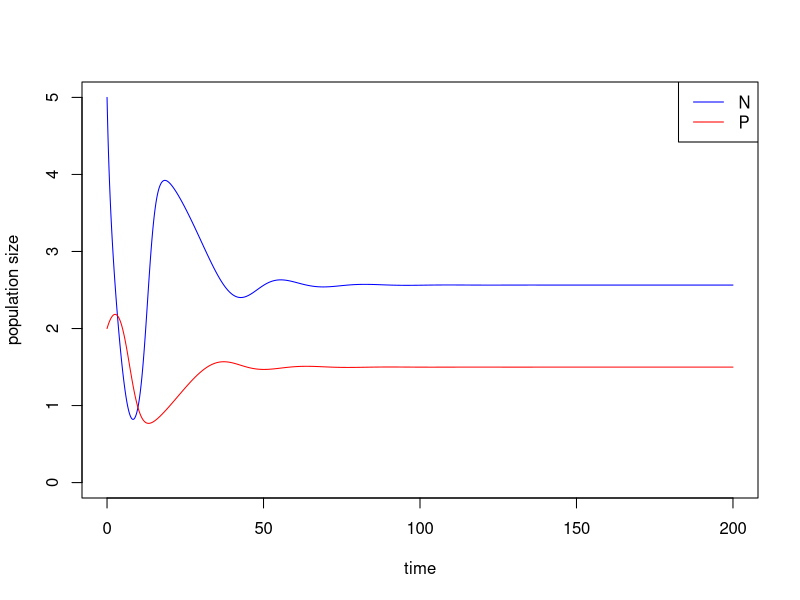
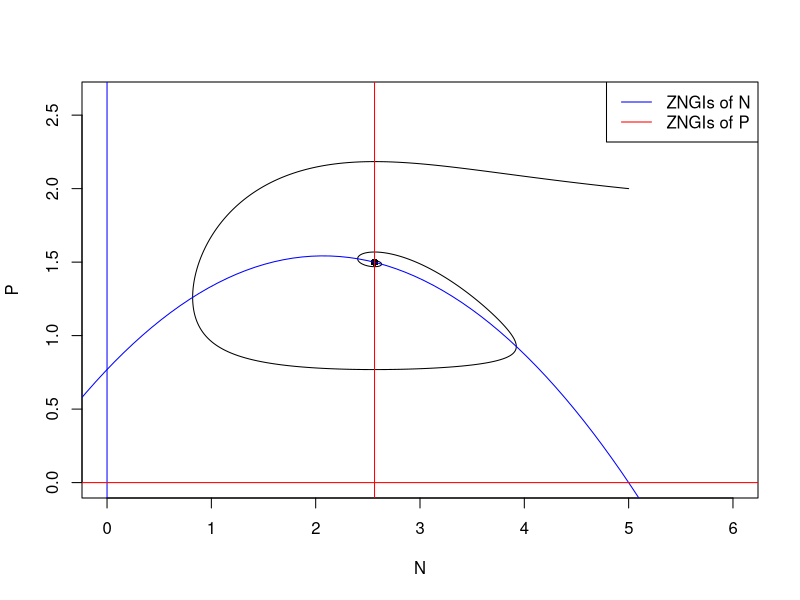
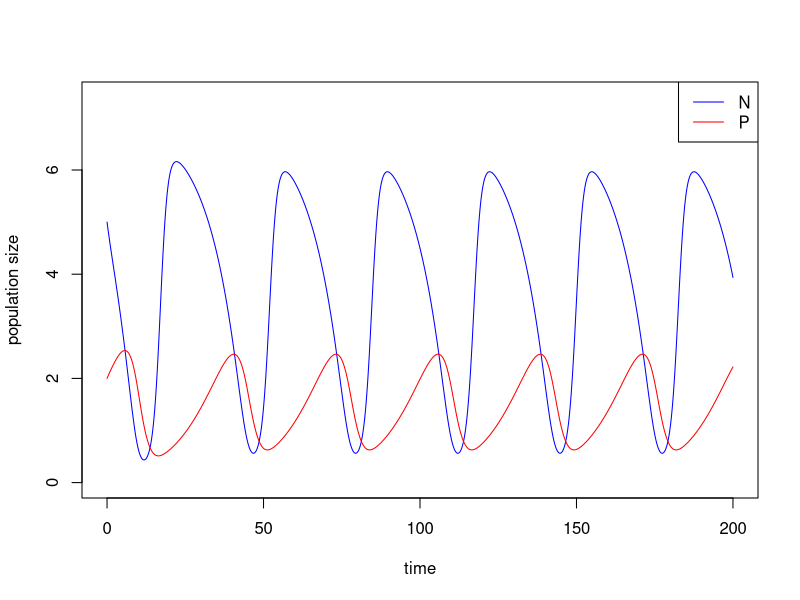
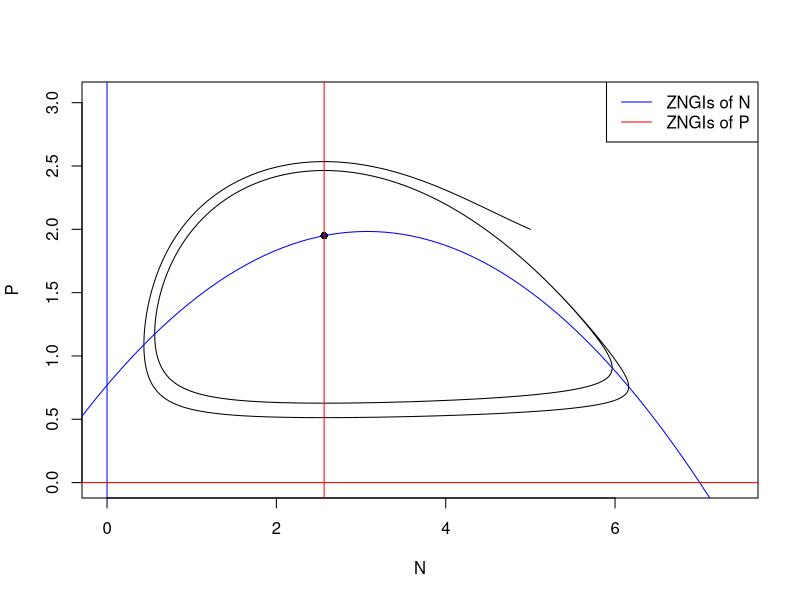
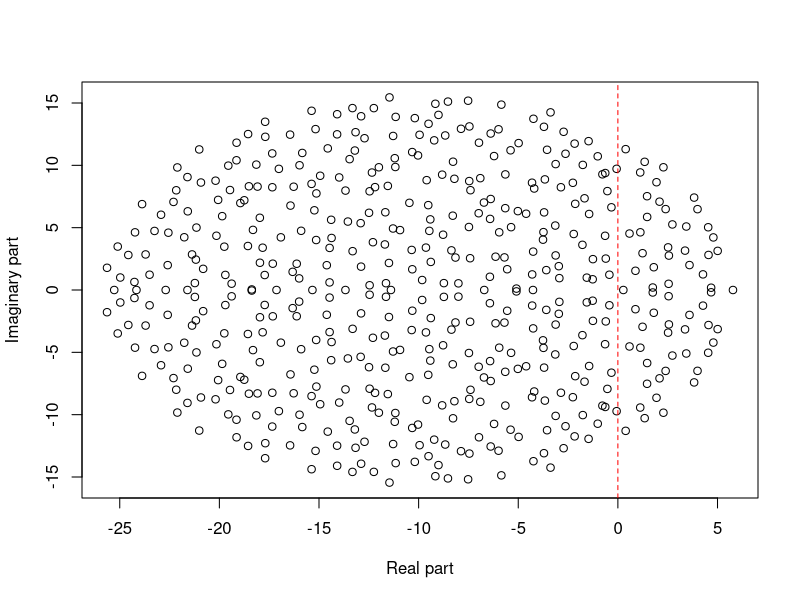
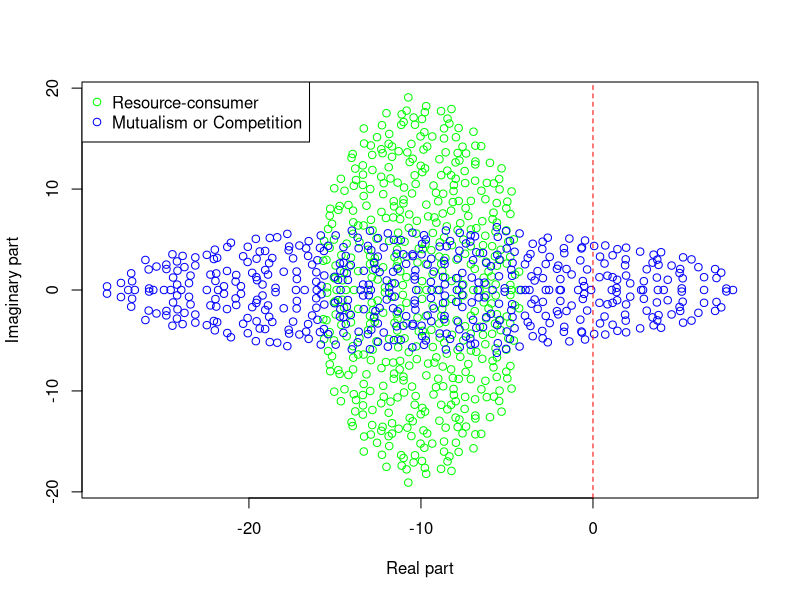

Write R code to recreate these figures, in order.
## ---- chunk 1
library(deSolve)

### Model specification
RM_predation_model <- function(times, state, parms) {
  with(as.list(c(state, parms)), {
    dN_dt = r*N*(1-(N/K))-(a*N/(1+a*h*N))*P
    dP_dt = e*(a*N/(1+a*h*N))*P-d*P
    return(list(c(dN_dt, dP_dt)))  
  })
}

### Model parameters
times <- seq(0, 200, by = 0.01)  
state <- c(N = 5, P = 2)  
parms <- c(r = 1.0, K = 5.0, a = 1.3, h = 0.9, e = 0.6, d = 0.5) 

### Model application
pop_size <- ode(func = RM_predation_model, times = times, y = state, parms = parms)

### equilibrium
E_np <- with(as.list(parms), 
             c(N = d/(a*(e-d*h)),
               P = r/a*(1-d/(a*(e-d*h))/K)*(1+a*h*d/(a*(e-d*h)))))


### Visualize the population dynamics
# population trajectories
plot(c(0, max(times)), c(0, max(pop_size[, c("N", "P")])), type = "n", xlab = "time", ylab = "population size")
lines(N ~ time, data = pop_size, col = "blue") # dynamics of N
lines(P ~ time, data = pop_size, col = "red") # dynamics of P
legend("topright", legend = c("N", "P"), col = c("blue", "red"), lty = 1)

# state-space diagram
max_P <- max(pop_size[ ,"P"])
max_N <- max(pop_size[ ,"N"])
plot(P ~ N, data = pop_size, type = "l", xlim = c(0, max_N*1.2), ylim = c(0, max_P*1.2))
points(E_np["P"] ~ E_np["N"], pch = 16) # equilibrium 
with(as.list(parms), {
  # ZNGIs of N
  abline(v = 0, col = "blue")
  curve(r/a*(1-x/K)*(1+a*h*x), from = -2, to = K+2, col = "blue", add = T)
  # ZNGIs of P
  abline(h = 0, col = "red")
  abline(v = d/(a*(e-d*h)), col = "red")
  }) 
legend("topright", legend = c("ZNGIs of N", "ZNGIs of P"), col = c("blue", "red"), lty = 1)
## ---- chunk 2
### Model parameters
times <- seq(0, 200, by = 0.01)  
state <- c(N = 5, P = 2)  
parms <- c(r = 1.0, K = 7.0, a = 1.3, h = 0.9, e = 0.6, d = 0.5) 

### Model application
pop_size <- ode(func = RM_predation_model, times = times, y = state, parms = parms)

### equilibrium
E_np <- with(as.list(parms), 
             c(N = d/(a*(e-d*h)),
               P = r/a*(1-d/(a*(e-d*h))/K)*(1+a*h*d/(a*(e-d*h)))))

## ---- chunk 3
### Visualize the population dynamics
# population trajectories
plot(c(0, max(times)), c(0, max(pop_size[, c("N", "P")])*1.2), type = "n", xlab = "time", ylab = "population size")
lines(N ~ time, data = pop_size, col = "blue") # dynamics of N
lines(P ~ time, data = pop_size, col = "red") # dynamics of P
legend("topright", legend = c("N", "P"), col = c("blue", "red"), lty = 1)

# state-space diagram
max_P <- max(pop_size[ ,"P"])
max_N <- max(pop_size[ ,"N"])
plot(P ~ N, data = pop_size, type = "l", xlim = c(0, max_N*1.2), ylim = c(0, max_P*1.2))
points(E_np["P"] ~ E_np["N"], pch = 16) # equilibrium 
with(as.list(parms), {
  # ZNGIs of N
  abline(v = 0, col = "blue")
  curve(r/a*(1-x/K)*(1+a*h*x), from = -2, to = K+2, col = "blue", add = T)
  # ZNGIs of P
  abline(h = 0, col = "red")
  abline(v = d/(a*(e-d*h)), col = "red")
  }) 
legend("topright", legend = c("ZNGIs of N", "ZNGIs of P"), col = c("blue", "red"), lty = 1)
## ---- chunk 4
library(pracma)
# find time points when local peaks occur
peaks <- findpeaks(pop_size[, "N"])[ ,2]
peaks 
# get period as time between peaks 
periods <- peaks[length(peaks)] - peaks[length(peaks) - 1]
# long-term average of N
avg_N <- mean(pop_size[(length(times) - periods + 1):length(times), "N"])
avg_N
# long-term average of P
avg_P <- mean(pop_size[(length(times) - periods + 1):length(times), "P"])
avg_P
# equilibrium of N and P
E_np
## ---- chunk 5
knitr::include_app("https://genchanghsu0115.shinyapps.io/RM_predation_mod_shinyapp/", height = "700px")
## ---- chunk 6
# code for building May's random matrix
BuildMay = function(S, C, d, sigma){
  # fill the whole matrix
  entry <- rnorm(S * S, mean = 0, sd = sigma)
  M <- matrix(entry, nrow = S, ncol = S)
  # remove connections
  remove <- matrix(runif(S * S) <= C, nrow = S, ncol = S)
  M <- M * remove

  sum(M != 0) / (S*S) # should equal to C

  # substrate diagonal elements by d
  diag(M) <- diag(M) - d
  return(M)
}

May <- BuildMay(S = 500, C = 0.5, d = 10, sigma = 1)
EVals <- eigen(May)$values
Re.EVals <- Re(EVals)
Im.EVals <- Im(EVals)

plot(Re.EVals, Im.EVals, xlab = "Real part", ylab = "Imaginary part")
abline(v = 0, col = "red", lty = 2)
## ---- chunk 7
library(ggplot2)
#### The function to build Elliptic law
BuildElliptic <- function(S, C, d, sigma, rho){
  
  # sample coefficients in pairs
  pairs <- MASS::mvrnorm(n = S * (S-1) / 2,
                         mu = c(0, 0),
                         Sigma = sigma^2 * matrix(c(1, rho, rho, 1), 2, 2))
  
  # build a completely filled matrix
  M <- matrix(0, S, S)
  M[upper.tri(M)] <- pairs[,1]
  M <- t(M)
  M[upper.tri(M)] <- pairs[,2]
  
  # determine which connections to retain (in pairs)
  Connections <- (matrix(runif(S * S), S, S) <= C) * 1 
  Connections[lower.tri(Connections)] <- 0
  diag(Connections) <- 0
  Connections <- Connections + t(Connections)
  M <- M * Connections
  
  # set diagonals
  diag(M) <- diag(M) - d
  return(M)
}

## ---- chunk 8
# consumer-resources interactions
M_CR <- BuildElliptic(S = 500, C = 0.3, d = 10, sigma = 1, rho = -0.5)
EVals_CR <- eigen(M_CR)$values
Re.EVals_CR <- Re(EVals_CR)
Im.EVals_CR <- Im(EVals_CR)

# mutualism or competition
M_MC <- BuildElliptic(S = 500, C = 0.3, d = 10, sigma = 1, rho = 0.5)
EVals_MC <- eigen(M_MC)$values
Re.EVals_MC <- Re(EVals_MC)
Im.EVals_MC <- Im(EVals_MC)

# combine data
Re.EVals <- c(Re.EVals_CR, Re.EVals_MC)
Im.EVals <- c(Im.EVals_CR, Im.EVals_MC)

# visualization
plot(Re.EVals, Im.EVals, xlab = "Real part", ylab = "Imaginary part", type = "n")
points(Re.EVals_CR, Im.EVals_CR, col = "green")
points(Re.EVals_MC, Im.EVals_MC, col = "blue")
abline(v = 0, col = "red", lty = 2)
legend("topleft", legend = c("Resource-consumer", "Mutualism or Competition"), col = c("green", "blue"), pch = 1)
